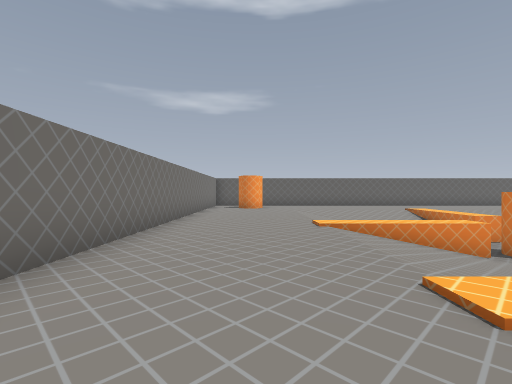
[1] (above)

17 first-person views from a walk through a 3-D level made in the Godot game engine. The camera is 1.5 m above the floor, looks level and sees 85° across. The floor is counted in squares, 2 m on a side. Each view is taken from the middle of a square. On the plan, view 1 faces up. The plan holds only what a view shows up to about 10 squares ahead; the rest is blank.

[2]
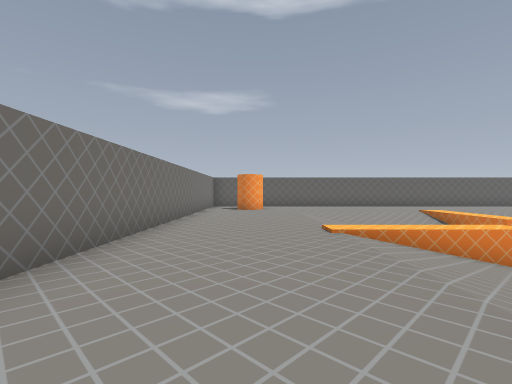

[3]
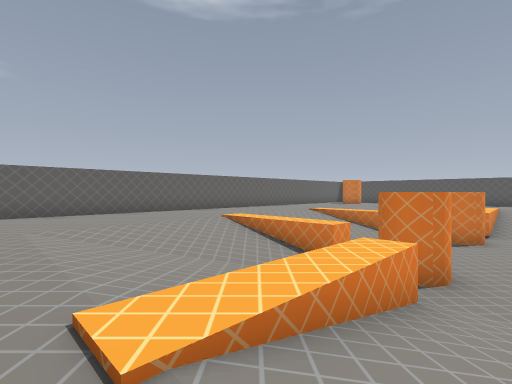

[4]
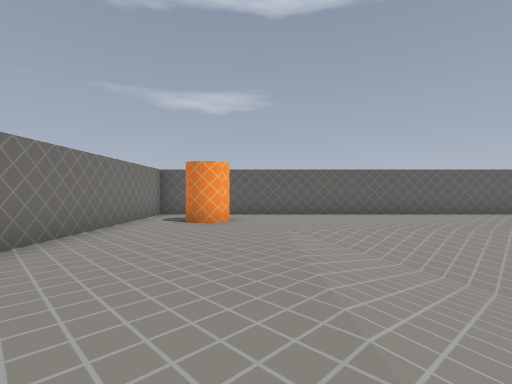

[5]
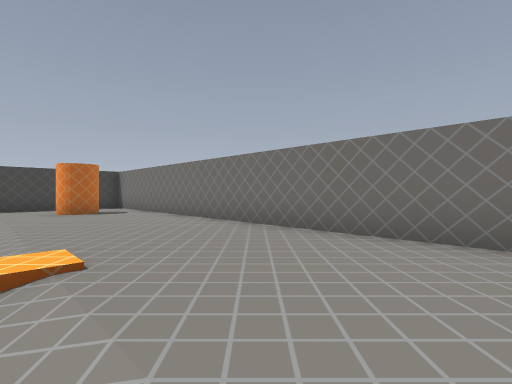

[6]
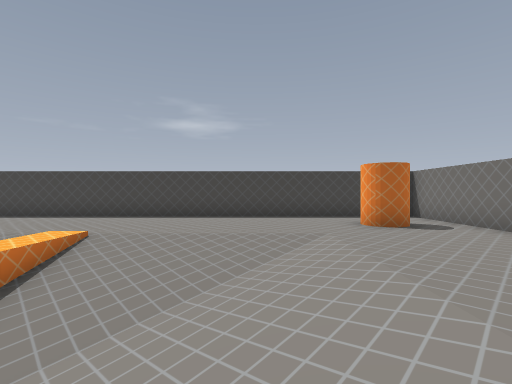

[7]
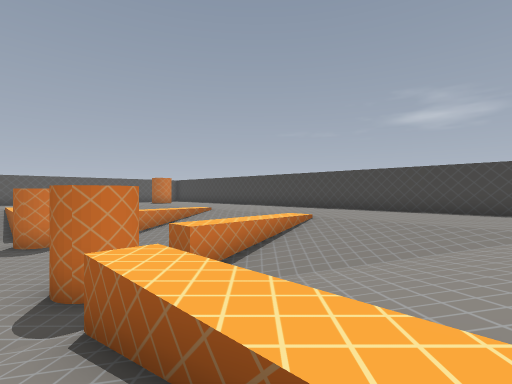

[8]
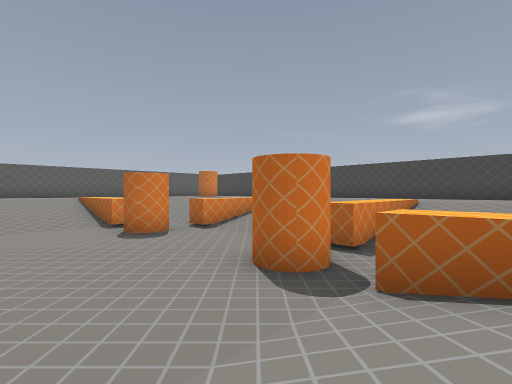

[9]
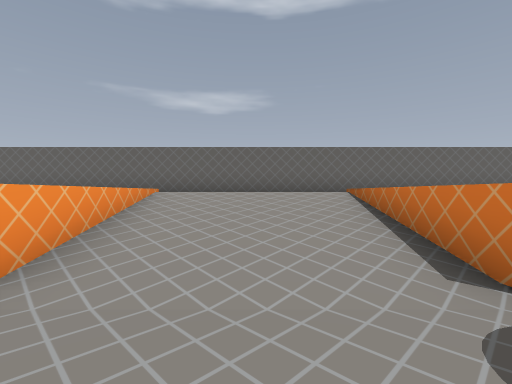

[10]
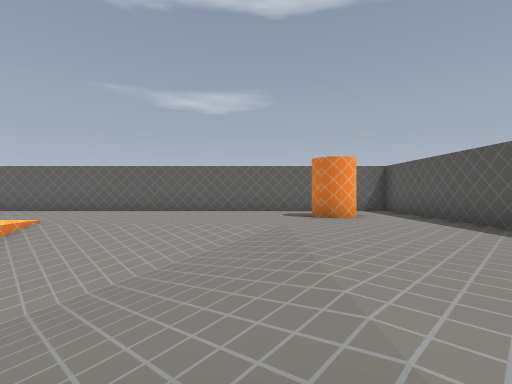

[11]
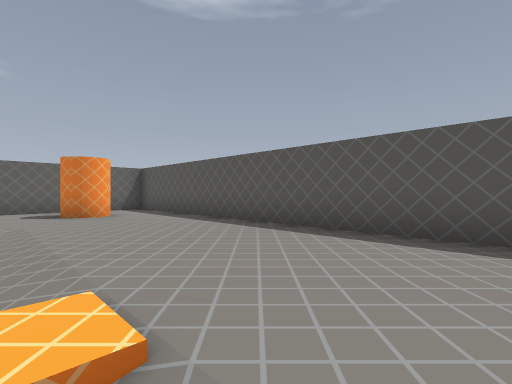

[12]
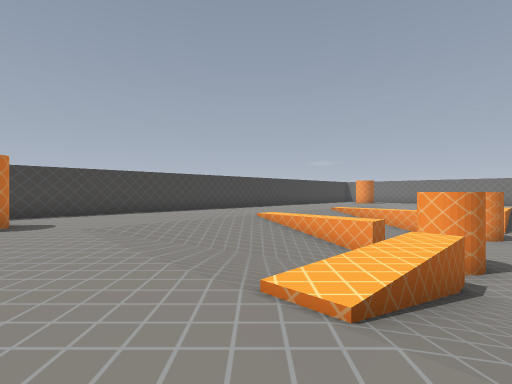

[13]
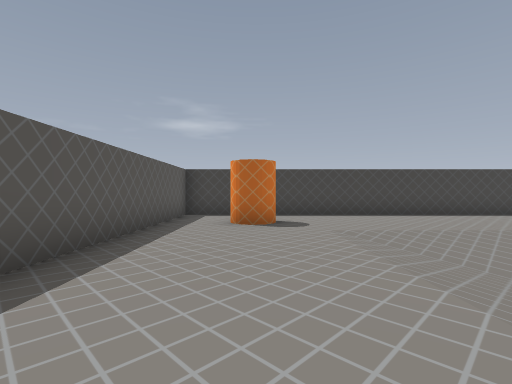

[14]
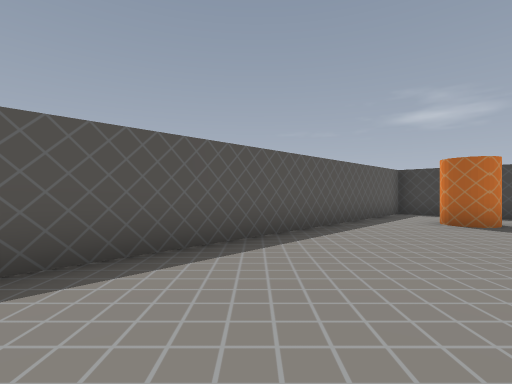

[15]
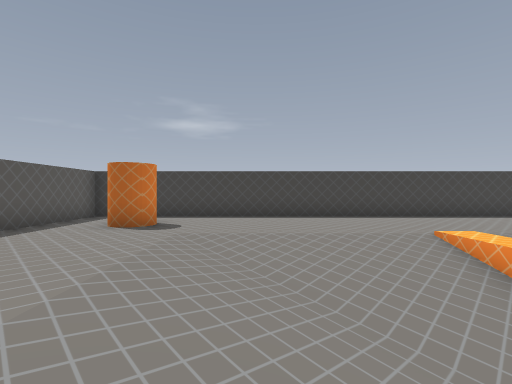

[16]
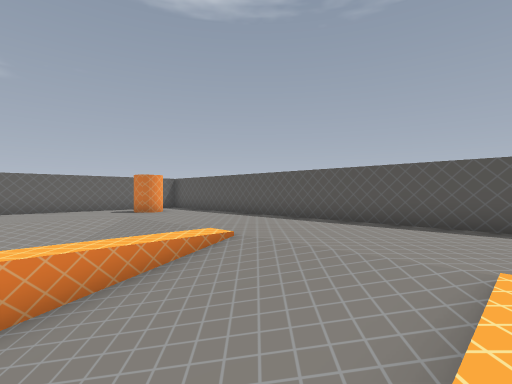

[17]
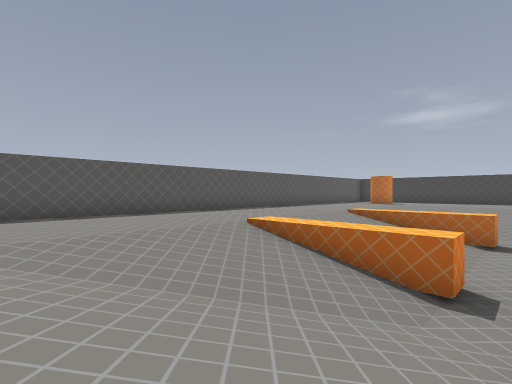

### Floor plan
Key: @ floor where view 1 was taken; # wall or solid block; x gap in a wall; . main floor; : floor 0.25 m higher than the main floor; - floor 1.5 m lower than the main floor; / step, stairs or slope; = window, fence, low wall or low ledge.
Columns run from 3 left of view 1 to 21 right of it. Each row starts with its distance up from view 1.
 16 #########################
 15 #.......................#
 14 #.......................#
 13 #..#.......  ........#..#
 12 #.......................#
 11 #....///////////////....#
 10 #..../////=/////////....#
  9 #..../////=/////////....#
  8 #..../// /x///#/////....#
  7 #....////##---#-////....#
  6 #....////-#-----#==/....#
  5 #....////-------////....#
  4 #....////-------////....#
  3 #....////-------////....#
  2 #....:::/=#---#=:::/....#
  1 #....// /-------/ //....#
  0 #..@./////#/////////....#
 -1 #....///////////////....#
 -2 #....//////  ///////....#
 -3 #....///////////////....#
 -4 #.......................#
 -5 #..#.................#..#
 -6 #.......................#
 -7 #. .....................#
 -8 #########################

Where each view was taken, in squares from view 1:
view 1: 0 up, 0 right, facing up
view 2: 1 up, 0 right, facing up
view 3: 5 up, 1 right, facing up-right
view 4: 6 up, 1 right, facing up
view 5: 5 up, 2 right, facing down-left
view 6: 2 up, 3 right, facing down
view 7: 3 up, 2 right, facing down-right
view 8: 5 up, 4 right, facing down-right
view 9: 6 up, 9 right, facing up
view 10: 6 up, 16 right, facing up
view 11: 5 up, 16 right, facing up-right
view 12: 3 up, 18 right, facing down-left
view 13: 2 up, 18 right, facing down
view 14: 3 up, 17 right, facing down-right
view 15: 2 up, 15 right, facing down
view 16: 2 up, 13 right, facing up-right
view 17: 11 up, 12 right, facing down-right
